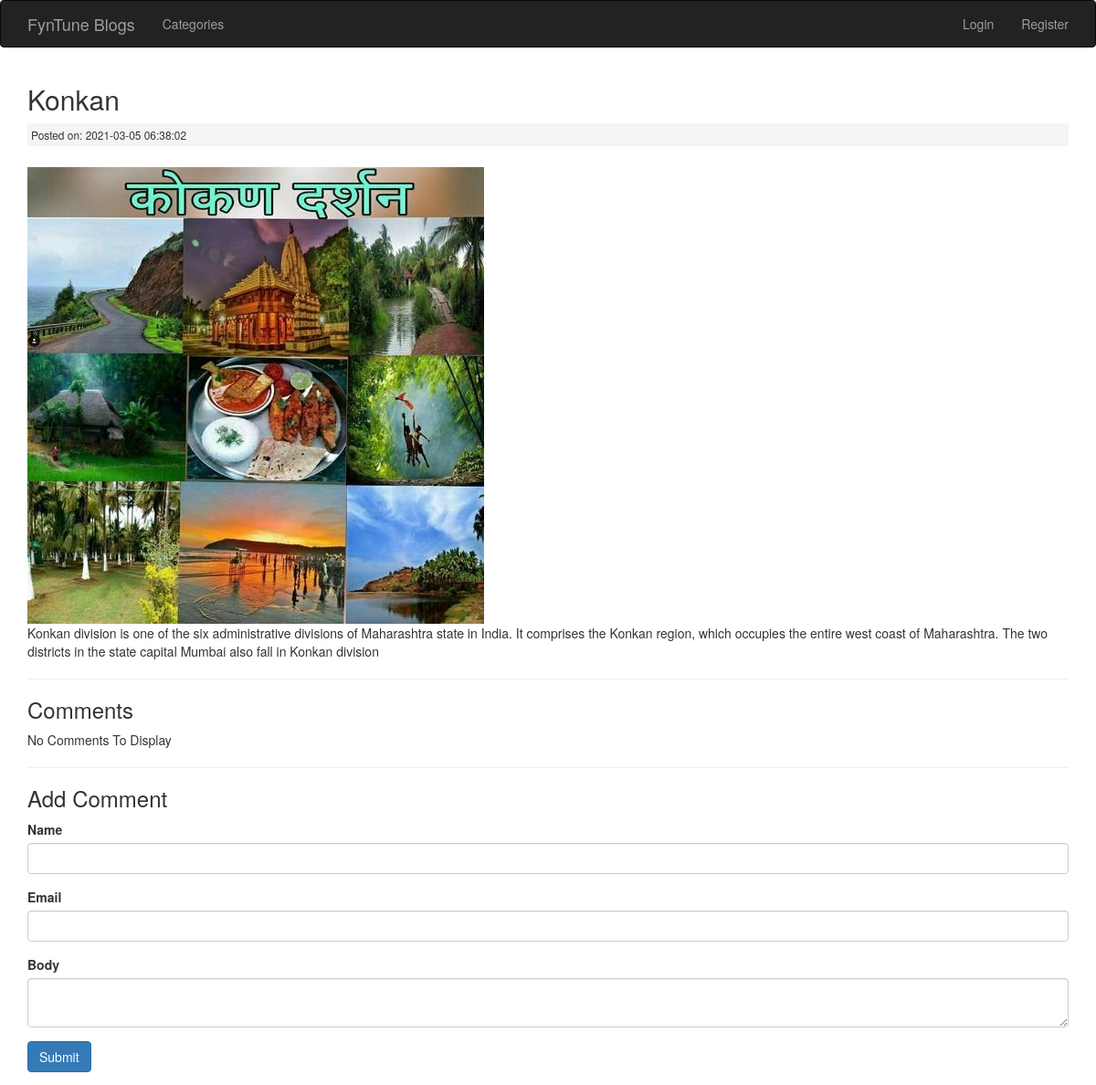
Page /posts/Konkan on the committed database.
### tables this page shows
CREATE TABLE `posts` (
  `id` int(11) NOT NULL,
  `category_id` int(11) NOT NULL,
  `user_id` int(11) NOT NULL,
  `title` varchar(255) NOT NULL,
  `slug` varchar(255) NOT NULL,
  `body` text NOT NULL,
  `post_image` varchar(255) NOT NULL,
  `created_at` timestamp NOT NULL DEFAULT current_timestamp()
);

### application/controllers/Posts.php (called while the page is built, shortened)
<?php
	class Posts extends CI_Controller{
		public function view($slug = NULL){
			$data['post'] = $this->post_model->get_posts($slug);
			$post_id = $data['post']['id'];
			$data['comments'] = $this->comment_model->get_comments($post_id);
			$data['title'] = $data['post']['title'];
			$this->load->view('templates/header');
			$this->load->view('posts/view', $data);
			$this->load->view('templates/footer');
		}
	}

### index.php (called while the page is built, shortened)
<?php
require_once BASEPATH.'core/CodeIgniter.php';

### application/models/Post_model.php (called while the page is built, shortened)
<?php
	class Post_model extends CI_Model{
		public function get_posts($slug = FALSE, $limit = FALSE, $offset = FALSE){
			$query = $this->db->get_where('posts', array('slug' => $slug));
			return $query->row_array();
		}
	}

### application/views/posts/view.php (the view, shortened to what this page needs)
<h2><?php echo $post['title']; ?></h2>
<small class="post-date">Posted on: <?php echo $post['created_at']; ?></small><br>
<img src="<?php echo site_url(); ?>assets/images/posts/<?php echo $post['post_image']; ?>">
<div class="post-body">
	<?php echo $post['body']; ?>
</div>
<hr>
<h3>Comments</h3>
<?php if($comments) : ?>
	<?php foreach($comments as $comment) : ?>
		<div class="well">
			<h5><?php echo $comment['body']; ?> [by <strong><?php echo $comment['name']; ?></strong>]</h5>
		</div>
	<?php endforeach; ?>
<?php else : ?>
	<p>No Comments To Display</p>
<?php endif; ?>
<hr>
<h3>Add Comment</h3>
<?php echo form_open('comments/create/'.$post['id']); ?>
	<div class="form-group">
		<label>Name</label>
		<input type="text" name="name" class="form-control">
	</div>
	<div class="form-group">
		<label>Email</label>
		<input type="text" name="email" class="form-control">
	</div>
	<div class="form-group">
		<label>Body</label>
		<textarea name="body" class="form-control"></textarea>
	</div>
	<button class="btn btn-primary" type="submit">Submit</button>
</form>

### assets/css/style.css (style rules this page uses)
.post-date { background:#f4f4f4; padding:4px; margin:3px 0; display:block; }

### rows in the picture
posts: title "Konkan", created_at "2021-03-05 06:38:02", post_image (picture), body "Konkan division is one of the six administrative divisions of Maharashtra state in India. It comprises the Konkan region, which occupies the entire west coast of Maharashtra. The two districts in the state capital Mumbai also fall in Konkan division"
